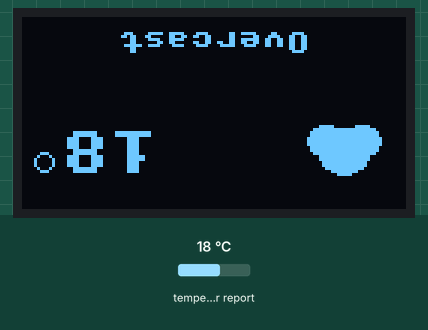
Simulated run of this program. Board: Raspberry Pi Pico running MicroPython. On the bench: 128×64 one-colour display. The inputs (shaded band) are chosen by the test bench; at power-on: temperature in the web weather report 18 °C. WiFi joins after 1.5 s; requests to the public web service named in the program get a made-up reply in its usual format after 0.4 s (London, UTC, broken clouds, 64 % humidity, 1013 hPa unless stated); values from a settings file that is not in the repository are placeholders; library files of the repository ran but are not shown: sh1107.py.

Above: at 2.9 s.

The program:

main.py
```python
from sh1107 import OLED, WIDTH, HEIGHT
from machine import Pin, reset
import network
import text_render
import bootstrap
from views import weather
import time

REFRESH_SECONDS = 600
WIFI_RETRY_SECONDS = 10
ROTATE = True

_KEY0_PIN = 15
_KEY1_PIN = 17
_DEBOUNCE_MS = 50

_pending_refresh = False
_pending_reset = False
_last_press_ms = 0


def _show_error(oled, msg):
    oled.fill(0)
    text_render.text(oled, "error:", 4, 8, 1)
    chunk = 16
    for i in range(3):
        seg = msg[i * chunk:(i + 1) * chunk]
        if not seg:
            break
        text_render.text(oled, seg, 4, 24 + i * 10, 1)
    oled.show()


def _refresh(oled):
    data = bootstrap.fetch_weather()
    weather.set_data(data["temp"], data["code"], data["is_day"])
    weather.render(oled)


def _tick(oled):
    """Attempt a refresh; return seconds until the next attempt."""
    try:
        _refresh(oled)
        return REFRESH_SECONDS
    except bootstrap.WifiTimeout:
        _show_error(oled, "wifi timeout")
        return WIFI_RETRY_SECONDS
    except Exception as e:
        _show_error(oled, str(e))
        return REFRESH_SECONDS


def _on_key0(pin):
    global _pending_reset, _last_press_ms
    now = time.ticks_ms()
    if time.ticks_diff(now, _last_press_ms) < _DEBOUNCE_MS:
        return
    _last_press_ms = now
    _pending_reset = True


def _on_key1(pin):
    global _pending_refresh, _last_press_ms
    now = time.ticks_ms()
    if time.ticks_diff(now, _last_press_ms) < _DEBOUNCE_MS:
        return
    _last_press_ms = now
    _pending_refresh = True


def _hard_reset():
    # Clean CYW43 shutdown so the post-reset boot's wifi connect starts
    # from a known-good state, not a retained-associated wedge.
    try:
        wlan = network.WLAN(network.STA_IF)
        wlan.disconnect()
        wlan.active(False)
    except Exception:
        pass
    reset()


if __name__ == "__main__":
    oled = OLED(rotate=ROTATE)
    weather.render(oled)

    # Keep Pin objects in scope; MicroPython GCs them otherwise and IRQs stop.
    key0 = Pin(_KEY0_PIN, Pin.IN, Pin.PULL_UP)
    key1 = Pin(_KEY1_PIN, Pin.IN, Pin.PULL_UP)
    key0.irq(handler=_on_key0, trigger=Pin.IRQ_FALLING)
    key1.irq(handler=_on_key1, trigger=Pin.IRQ_FALLING)

    next_refresh = time.ticks_add(time.ticks_ms(), _tick(oled) * 1000)
    while True:
        if _pending_reset:
            _pending_reset = False
            _hard_reset()
        if _pending_refresh:
            _pending_refresh = False
            _tick(oled)
            next_refresh = time.ticks_add(time.ticks_ms(),
                                          REFRESH_SECONDS * 1000)
        if time.ticks_diff(next_refresh, time.ticks_ms()) <= 0:
            next_refresh = time.ticks_add(time.ticks_ms(), _tick(oled) * 1000)
        time.sleep_ms(500)
```

text_render.py
```python
import framebuf


def text(fb, s, x, y, scale=1, color=1):
    if scale == 1:
        fb.text(s, x, y, color)
        return
    tw = 8 * len(s)
    buf = bytearray(((tw + 7) // 8) * 8)
    tmp = framebuf.FrameBuffer(buf, tw, 8, framebuf.MONO_HMSB)
    tmp.text(s, 0, 0, 1)
    for py in range(8):
        for px in range(tw):
            if tmp.pixel(px, py):
                fb.fill_rect(x + px * scale, y + py * scale, scale, scale, color)
```

bootstrap.py
```python
import network
import time
import urequests
import secrets

_IP_API_URL = "http://ip-api.com/json/?fields=lat,lon,offset,query"
_METEO_URL = (
    "https://api.open-meteo.com/v1/forecast"
    "?latitude={lat}&longitude={lon}"
    "&current=temperature_2m,weather_code,is_day"
)

_WIFI_TIMEOUT_S = 30
_HTTP_TIMEOUT_S = 10


class WifiTimeout(Exception):
    pass


def _try_connect(wlan):
    wlan.active(True)
    if wlan.isconnected():
        return
    wlan.connect(secrets.WIFI_SSID, secrets.WIFI_PASSWORD)
    deadline = time.ticks_add(time.ticks_ms(), _WIFI_TIMEOUT_S * 1000)
    while not wlan.isconnected():
        if time.ticks_diff(deadline, time.ticks_ms()) <= 0:
            raise WifiTimeout()
        time.sleep_ms(200)


def connect():
    wlan = network.WLAN(network.STA_IF)
    try:
        _try_connect(wlan)
        return wlan
    except Exception:
        # CYW43 can come back from a soft reset in a wedged state where
        # wlan.active/connect raise EPERM or the wait loop times out.
        # One active(False)/active(True) cycle unsticks it; if it still
        # fails, surface as WifiTimeout so main's 10s retry kicks in.
        try:
            wlan.active(False)
        except Exception:
            pass
        time.sleep_ms(500)
    try:
        _try_connect(wlan)
        return wlan
    except Exception:
        raise WifiTimeout()


def _get_json(url):
    r = urequests.get(url, timeout=_HTTP_TIMEOUT_S)
    try:
        return r.json()
    finally:
        r.close()


def fetch_weather():
    connect()
    loc = _get_json(_IP_API_URL)
    lat = loc["lat"]
    lon = loc["lon"]
    weather = _get_json(_METEO_URL.format(lat=lat, lon=lon))
    current = weather["current"]
    return {
        "temp": current["temperature_2m"],
        "code": current["weather_code"],
        "is_day": bool(current["is_day"]),
        "lat": lat,
        "lon": lon,
    }
```

weather.py
```python
from sh1107 import WIDTH, HEIGHT
import text_render
import icons

_data = None


_CODE_LABELS = (
    ((0, 1), "Clear"),
    ((2,), "Partly Cloudy"),
    ((3,), "Overcast"),
    ((45, 48), "Fog"),
    ((51, 53, 55, 56, 57), "Drizzle"),
    ((61, 63, 65, 66, 67), "Rain"),
    ((71, 73, 75, 77, 85, 86), "Snow"),
    ((80, 81, 82), "Showers"),
    ((95, 96, 99), "Storm"),
)


def _label(code):
    for codes, name in _CODE_LABELS:
        if code in codes:
            return name
    return "code {}".format(code)


def set_data(temp, code, is_day):
    global _data
    _data = (temp, code, is_day)


def _center(oled, s, y, scale=1):
    w = 8 * len(s) * scale
    text_render.text(oled, s, (WIDTH - w) // 2, y, scale)


def render(oled):
    oled.fill(0)
    if _data is None:
        _center(oled, "connecting...", HEIGHT // 2 - 4)
        oled.show()
        return
    temp, code, is_day = _data
    icons.draw(oled, 4, 4, code, is_day)

    num_s = "{:.0f}".format(temp)
    scale = 2
    num_w = 8 * len(num_s) * scale
    deg_r = 3
    gap = 2
    total_w = num_w + gap + (deg_r * 2 + 1)

    x = WIDTH - total_w - 4
    y = 12
    text_render.text(oled, num_s, x, y, scale)
    oled.ellipse(x + num_w + gap + deg_r, y + deg_r, deg_r, deg_r, 1, False)

    _center(oled, _label(code), HEIGHT - 12)
    oled.show()
```

icons.py
```python
def _kind(code, is_day):
    if code in (0, 1):
        return "sun" if is_day else "moon"
    if code in (2, 3):
        return "cloud"
    if code in (45, 48):
        return "fog"
    if code in (95, 96, 99):
        return "thunder"
    if 71 <= code <= 77 or code in (85, 86):
        return "snow"
    if 51 <= code <= 67 or 80 <= code <= 82:
        return "rain"
    return "cloud"


def _sun(fb, x, y):
    cx, cy = x + 16, y + 16
    for dx, dy in ((0, -14), (0, 14), (-14, 0), (14, 0),
                   (-10, -10), (10, -10), (-10, 10), (10, 10)):
        fb.line(cx + dx * 2 // 3, cy + dy * 2 // 3, cx + dx, cy + dy, 1)
    fb.ellipse(cx, cy, 5, 5, 1, True)


def _moon(fb, x, y):
    cx, cy = x + 16, y + 16
    fb.ellipse(cx, cy, 10, 10, 1, True)
    fb.ellipse(cx + 5, cy - 2, 9, 9, 0, True)


def _cloud(fb, x, y):
    fb.ellipse(x + 10, y + 18, 6, 5, 1, True)
    fb.ellipse(x + 16, y + 14, 8, 7, 1, True)
    fb.ellipse(x + 22, y + 18, 6, 5, 1, True)
    fb.fill_rect(x + 8, y + 18, 16, 5, 1)


def _rain(fb, x, y):
    _cloud(fb, x, y - 4)
    for dx in (10, 16, 22):
        fb.vline(x + dx, y + 22, 5, 1)


def _snow(fb, x, y):
    _cloud(fb, x, y - 4)
    for dx in (10, 16, 22):
        fb.fill_rect(x + dx - 1, y + 24, 3, 3, 1)


def _thunder(fb, x, y):
    _cloud(fb, x, y - 4)
    fb.line(x + 18, y + 21, x + 13, y + 27, 1)
    fb.line(x + 13, y + 27, x + 19, y + 27, 1)
    fb.line(x + 19, y + 27, x + 14, y + 31, 1)


def _fog(fb, x, y):
    for dy in (10, 16, 22, 28):
        fb.hline(x + 4, y + dy, 24, 1)


_DRAWERS = {
    "sun": _sun,
    "moon": _moon,
    "cloud": _cloud,
    "rain": _rain,
    "snow": _snow,
    "thunder": _thunder,
    "fog": _fog,
}


def draw(fb, x, y, code, is_day):
    _DRAWERS[_kind(code, is_day)](fb, x, y)
```
